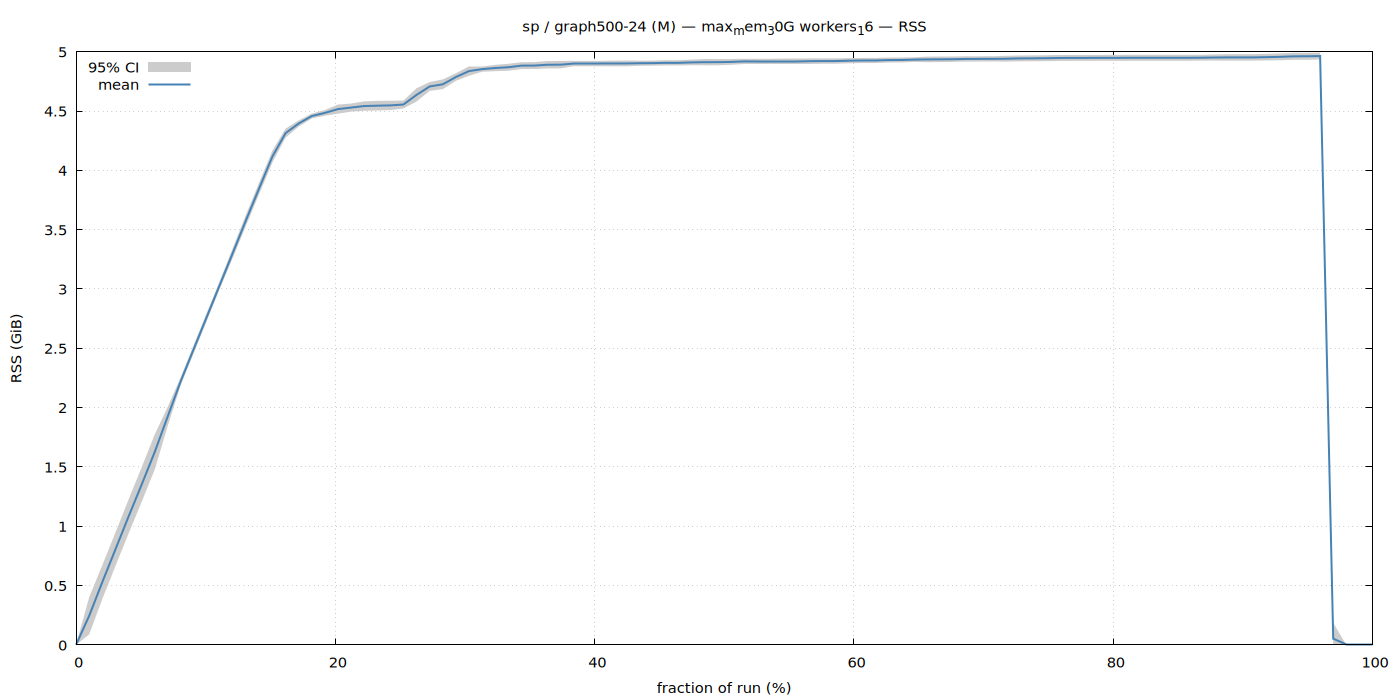

Write gnuplot code to recreate this figure.
set terminal pngcairo size 1400,700 enhanced font 'Sans,11'
set output '/home/ubuntu/nvm/gfrs/sp/M/graph500-24/max_mem_30G_workers_16/rss.png'
set title "sp / graph500-24 (M) — max_mem_30G workers_16 — RSS"
set xlabel 'fraction of run (%)'
set ylabel 'RSS (GiB)'
set grid
set key top left
set yrange [0:*]
plot '/home/ubuntu/nvm/gfrs/sp/M/graph500-24/max_mem_30G_workers_16/rss.dat' using 1:3:4 with filledcurves lc rgb '#cccccc' title '95% CI', \
     '' using 1:2 with lines lw 2 lc rgb '#4682b4' title 'mean'
